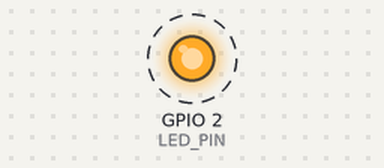
This sketch was run on a simulated ESP32-S3. On the bench: output pins drawn as LEDs (lit = HIGH). Dashed ring = blinking. What the sketch prints to the serial monitor is not drawn.

Above: at 0.7 s.
Timing chart, 0 to 3.5 s (numbered marks = the images above):
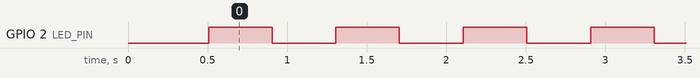

Measured:
- by itself, GPIO 2 (LED_PIN): alternates HIGH for 0.40 s and LOW for 0.40 s

The sketch:

velxio-demo.ino
```cpp
/**
 * Velxio-Test: HIT-Proxy Demo (ohne echtes Board / HIT / Consolinno)
 *
 * In https://velxio.dev/editor :
 *  1. Board: ESP32-S3 DevKitC (oder ESP32 DevKit)
 *  2. Diesen Sketch einfügen → Compile → Play
 *  3. Serial Monitor öffnen (115200)
 *
 * Optional auf der Canvas: LED an GPIO 2 (viele DevKits: Onboard-LED)
 */

#include <math.h>

#ifndef LED_PIN
#define LED_PIN 2
#endif

static uint32_t nextPrint = 0;
static uint32_t nextBlink = 0;
static bool ledOn = false;

void setup() {
  Serial.begin(115200);
  delay(500);
  pinMode(LED_PIN, OUTPUT);

  Serial.println();
  Serial.println(F("=== HIT-SunSpec-Proxy DEMO (Velxio) ==="));
  Serial.println(F("Fake PV/Bat/Netz — kein Modbus, kein HIT"));
  Serial.println(F("Zum Vergleich: am echten Board Web-UI → Demo-Modus"));
  Serial.println();
}

void loop() {
  uint32_t now = millis();

  if (now >= nextBlink) {
    nextBlink = now + 400;
    ledOn = !ledOn;
    digitalWrite(LED_PIN, ledOn ? HIGH : LOW);
  }

  if (now < nextPrint) return;
  nextPrint = now + 2000;

  float t = now / 1000.0f;
  float sun = fmaxf(0.0f, sinf((t / 60.0f) * 3.1415926f));
  int pvW = (int)(800 + 4200 * sun);
  int batW = (int)(400 * sinf(t / 17.0f));
  int loadW = 1200;
  int gridW = pvW + batW - loadW;
  int soc = (int)(45 + 20 * sinf(t / 90.0f));
  if (soc < 0) soc = 0;
  if (soc > 100) soc = 100;
  double ePv = 1000.0 + t / 3600.0; // Pseudodaten

  Serial.println(F("---------- LIVE (DEMO) ----------"));
  Serial.printf("PV      %5d W\n", pvW);
  Serial.printf("Batterie%5d W   SoC %d %%\n", batW, soc);
  Serial.printf("Netz    %5d W   (%s)\n", gridW,
                gridW < -20 ? "Einspeisung" : (gridW > 20 ? "Bezug" : "~0"));
  Serial.printf("Energie %.1f kWh (fake steigend)\n", ePv);
  Serial.printf("Uptime  %lu s\n", (unsigned long)(now / 1000));
  Serial.println(F("SunSpec :1502 — nur auf echtem Board / Demo-Firmware"));
  Serial.println();
}
```
